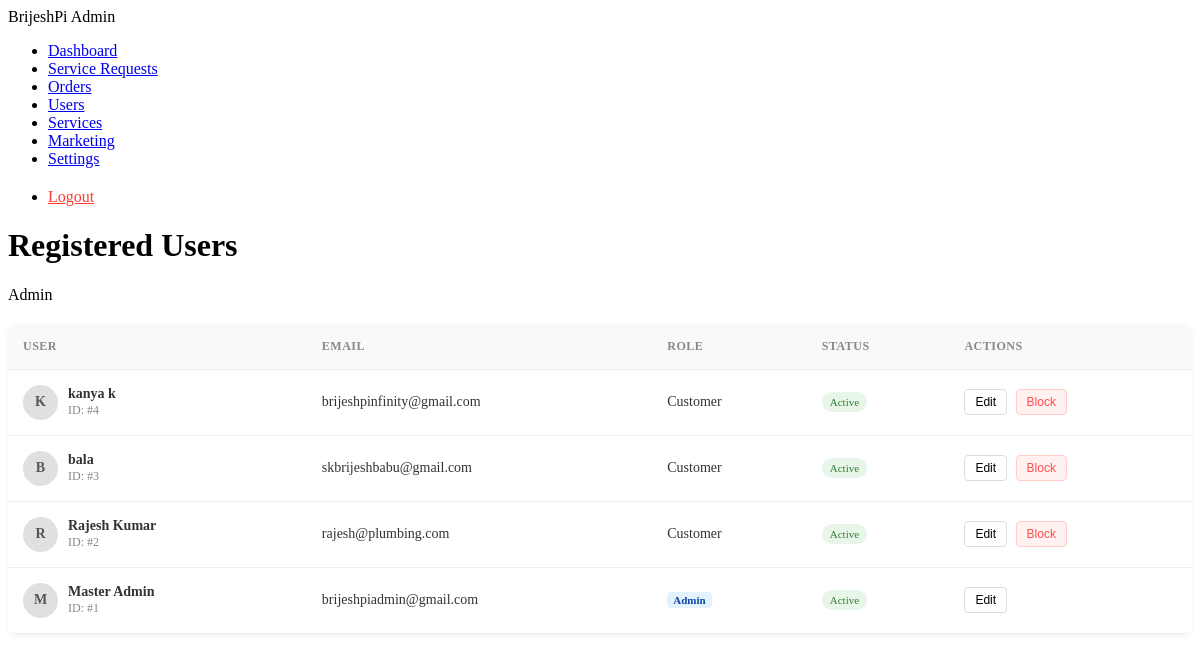
Before: /admin/users (signed in) with the older database file.
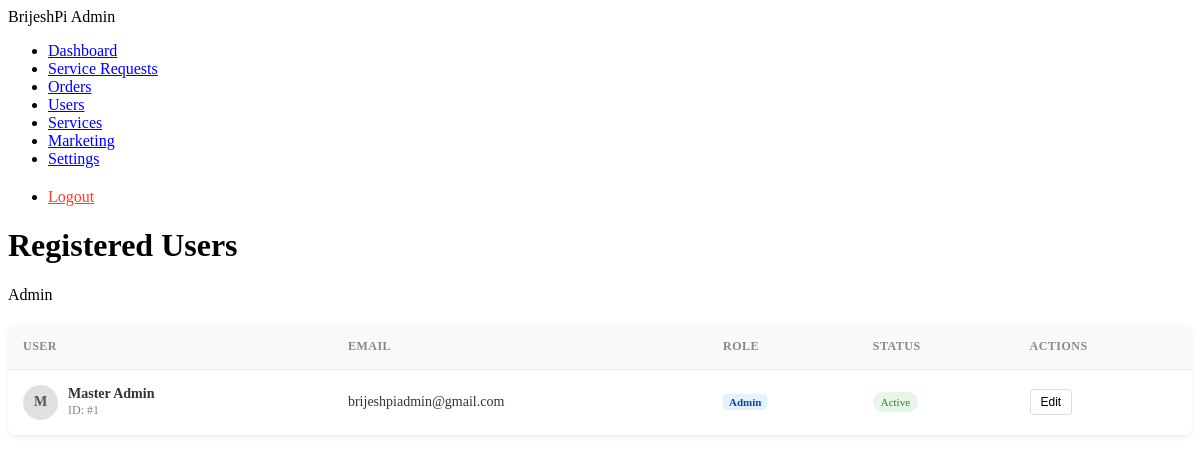
After: the same page with the newer database file.
### app.py (models this page shows)
class User(UserMixin, db.Model):
    id = db.Column(db.Integer, primary_key=True)
    username = db.Column(db.String(100), nullable=True)
    email = db.Column(db.String(100), unique=True, nullable=False)
    password = db.Column(db.String(100), nullable=False)
    role = db.Column(db.String(20), default="user")

### app.py (the view)
@admin_bp.route('/users')
@login_required
@admin_required
def users():
    all_users = User.query.order_by(User.id.desc()).all()
    return render_template('admin/users.html', users=all_users)

### app.py (called while the page is built)
@login_manager.user_loader
def load_user(user_id):
    return User.query.get(int(user_id))

def admin_required(f):
    @wraps(f)
    def decorated_function(*args, **kwargs):
        if not current_user.is_authenticated or current_user.role != 'admin':
            flash("You do not have permission to access this page.", "danger")
            return redirect(url_for('login'))
        return f(*args, **kwargs)
    return decorated_function

### templates/admin/users.html (shortened to what this page needs)
<!DOCTYPE html>
<html lang="en">
<head>
    <link rel="stylesheet" href="{{ url_for('admin.static', filename='admin/css/style.css') }}">
</head>
<body>
    <aside class="sidebar">
        <div class="brand">
            <span>BrijeshPi Admin</span>
        </div>
        <ul class="nav-links">
            <li><a href="{{ url_for('admin.dashboard') }}">Dashboard</a></li>
            <li><a href="{{ url_for('admin.requests') }}">Service Requests</a></li>
            <li><a href="{{ url_for('admin.orders') }}">Orders</a></li>
            <li><a href="{{ url_for('admin.users') }}">Users</a></li>
            <li><a href="{{ url_for('admin.services') }}">Services</a></li>
            <li><a href="{{ url_for('admin.marketing') }}">Marketing</a></li>
            <li><a href="{{ url_for('admin.settings') }}">Settings</a></li>
            <li style="margin-top: 20px;"><a href="/logout" style="color: #ff3b30;">Logout</a></li>
        </ul>
    </aside>
    <main class="main-content">
        <header class="header">
            <h1 class="page-title">Registered Users</h1>
            <div class="user-profile">
                <span style="font-weight: 500;">Admin</span>
            </div>
        </header>
        <section class="table-container">
            <table>
                <thead>
                    <tr>
                        <th>User</th>
                        <th>Email</th>
                        <th>Role</th>
                        <th>Status</th>
                        <th>Actions</th>
                    </tr>
                </thead>
                <tbody>
                    {% for user in users %}
                    <tr>
                        <td>
                            <div class="product-cell">
                                <div class="product-img">
                                    {{ user.username[0].upper() if user.username else '?' }}
                                </div>
                                <div>
                                    <b>{{ user.username or 'Unknown' }}</b><br>
                                    <span style="font-size:12px; color:#888;">ID: #{{ user.id }}</span>
                                </div>
                            </div>
                        </td>
                        <td>{{ user.email }}</td>
                        <td>
                            {% if user.role == 'admin' %}
                                <span style="background: #e3f2fd; color: #0d47a1; padding: 2px 6px; border-radius: 4px; font-size: 11px; font-weight: 600;">Admin</span>
                            {% else %}
                                <span>Customer</span>
                            {% endif %}
                        </td>
                        <td><span class="badge active">Active</span></td>
                        <td>
                            <button class="action-btn">Edit</button>
                            {% if user.role != 'admin' %}
                            <button class="action-btn delete">Block</button>
                            {% endif %}
                        </td>
                    </tr>
                    {% else %}
                    <tr>
                        <td colspan="5" style="text-align: center; padding: 30px; color: #999;">No users found.</td>
                    </tr>
                    {% endfor %}
                </tbody>
            </table>
        </section>
    </main>
</body>
</html>

### templates/admin/users.html (style rules this page uses)
.table-container { margin-top: 20px; background: white; border-radius: 8px; box-shadow: 0 2px 5px rgba(0,0,0,0.05); overflow: hidden; }
table { width: 100%; border-collapse: collapse; }
th, td { padding: 15px; text-align: left; border-bottom: 1px solid #eee; font-size: 14px; color: #333; }
th { background-color: #f8f9fa; font-weight: 600; text-transform: uppercase; font-size: 12px; letter-spacing: 0.5px; color: #888; }
.product-cell { display: flex; align-items: center; gap: 10px; }
.product-img { width: 35px; height: 35px; border-radius: 50%; background: #e0e0e0; display: flex; align-items: center; justify-content: center; font-weight: bold; color: #555; }
.badge { padding: 4px 8px; border-radius: 12px; font-size: 11px; font-weight: 500; }
.badge.active { background: #e8f5e9; color: #2e7d32; }
.action-btn { border: 1px solid #ddd; background: white; padding: 5px 10px; border-radius: 4px; cursor: pointer; font-size: 12px; }

Changed rows visible on the page:
removed User: username "K", username "kanya k", id "4", email "brijeshpinfinity@gmail.com", role "Customer"
removed User: username "B", username "bala", id "3", email "skbrijeshbabu@gmail.com", role "Customer"
removed User: username "R", username "Rajesh Kumar", id "2", email "rajesh@plumbing.com", role "Customer"
